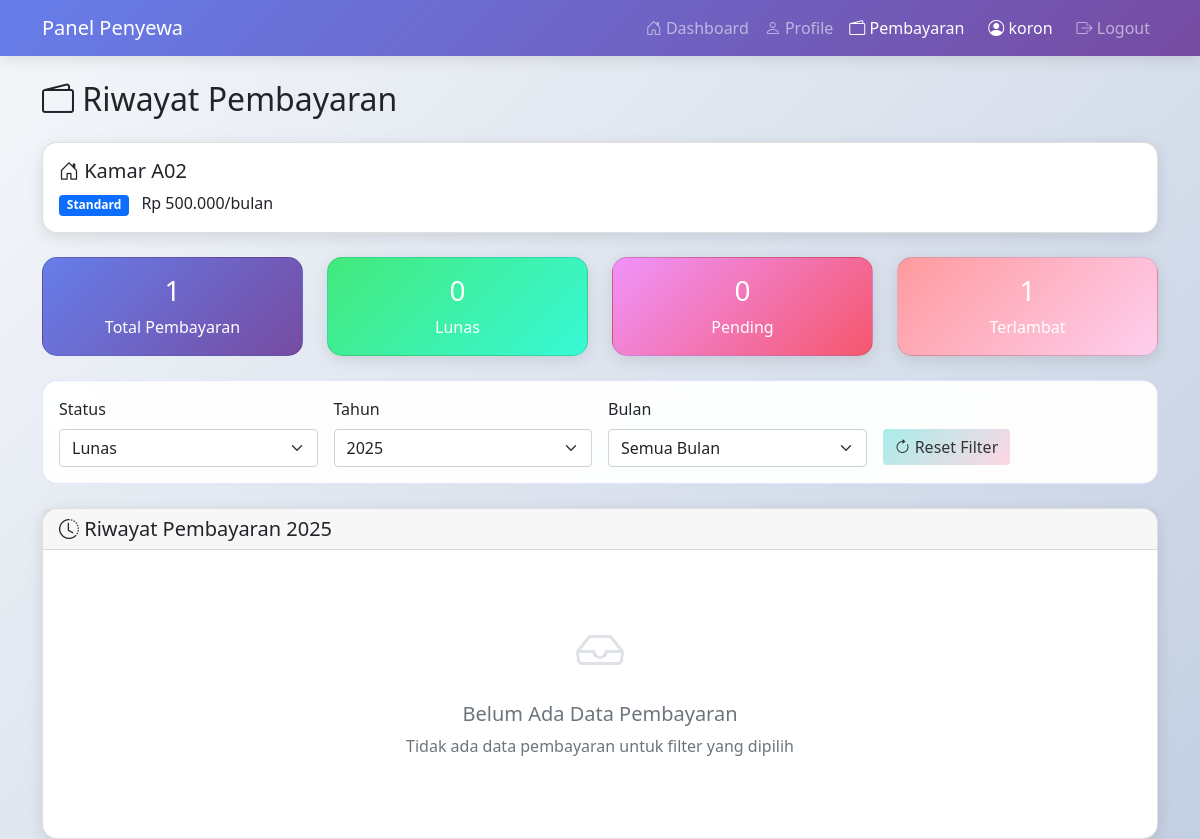
Page /tenant/payments.php?filter_status=paid (signed in) on the earlier database version.
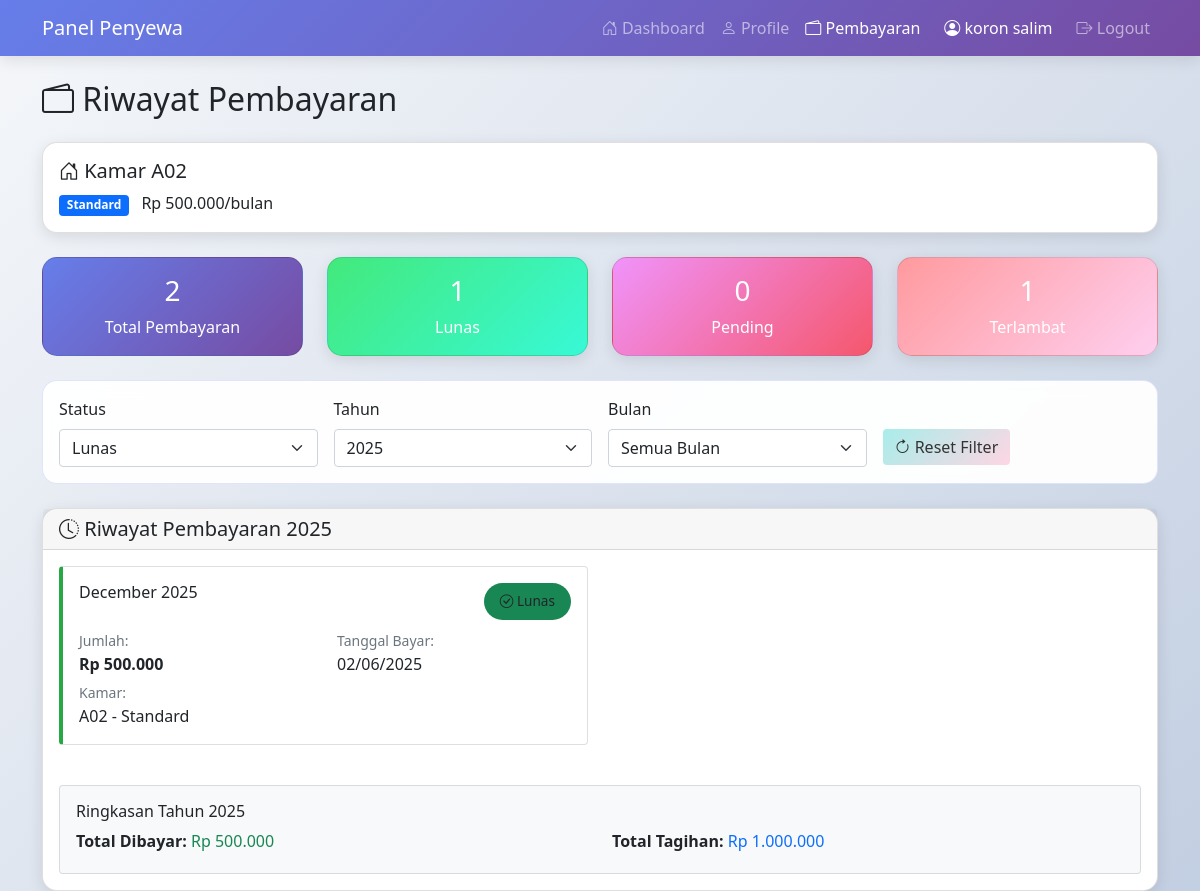
Same page on the later database version.
### tables this page shows
CREATE TABLE `payments` (
  `id` int NOT NULL,
  `tenant_id` int NOT NULL,
  `room_id` int NOT NULL,
  `amount` decimal(10,2) NOT NULL,
  `payment_date` date NOT NULL,
  `payment_month` varchar(7) NOT NULL,
  `status` enum('paid','pending','overdue') DEFAULT 'pending',
  `created_at` timestamp NULL DEFAULT CURRENT_TIMESTAMP
);

CREATE TABLE `rooms` (
  `id` int NOT NULL,
  `room_number` varchar(10) NOT NULL,
  `room_type` varchar(50) NOT NULL,
  `price` decimal(10,2) NOT NULL,
  `status` enum('available','occupied') DEFAULT 'available',
  `description` text,
  `tenant_id` int DEFAULT NULL,
  `created_at` timestamp NULL DEFAULT CURRENT_TIMESTAMP
);

### tenant/payments.php (the view, shortened to what the changed rows need)
<?php
require_once '../config/database.php';
$filter_status = isset($_GET['filter_status']) ? $_GET['filter_status'] : '';
$filter_year = isset($_GET['filter_year']) ? $_GET['filter_year'] : date('Y');
$stmt = $conn->prepare("SELECT * FROM rooms WHERE tenant_id = ?");
$stmt->bind_param("i", $_SESSION['user_id']);
$stmt->execute();
$result = $stmt->get_result();
$my_room = $result->fetch_assoc();
$query = "SELECT p.*, r.room_number, r.room_type, r.price as room_price
          FROM payments p
          JOIN rooms r ON p.room_id = r.id
          WHERE p.tenant_id = ?";
if (!empty($filter_status)) {
    $query .= " AND p.status = ?";
}
if (!empty($filter_year)) {
    $query .= " AND YEAR(p.payment_date) = ?";
}
$query .= " ORDER BY p.payment_date DESC, p.payment_month DESC";
$params = [$_SESSION['user_id']];
$types = 'i';
if (!empty($filter_status)) {
    $params[] = $filter_status;
    $types .= 's';
}
if (!empty($filter_year)) {
    $params[] = $filter_year;
    $types .= 's';
}
$stmt = $conn->prepare($query);
$stmt->bind_param($types, ...$params);
$stmt->execute();
$payments = $stmt->get_result()->fetch_all(MYSQLI_ASSOC);
$stats_query = "SELECT
    COUNT(*) as total_payments,
    SUM(CASE WHEN p.status = 'paid' THEN 1 ELSE 0 END) as paid_count,
    SUM(CASE WHEN p.status = 'pending' THEN 1 ELSE 0 END) as pending_count,
    SUM(CASE WHEN p.status = 'overdue' THEN 1 ELSE 0 END) as overdue_count,
    COALESCE(SUM(CASE WHEN p.status = 'paid' THEN p.amount ELSE 0 END), 0) as total_paid,
    COALESCE(SUM(p.amount), 0) as total_amount
    FROM payments p
    WHERE p.tenant_id = ? AND YEAR(p.payment_date) = ?";
$stmt = $conn->prepare($stats_query);
$stmt->bind_param("is", $_SESSION['user_id'], $filter_year);
$stmt->execute();
$stats = $stmt->get_result()->fetch_assoc();
?>
<!DOCTYPE html>
<html lang="id">
<head>
    <link href="https://cdn.jsdelivr.net/npm/bootstrap@5.1.3/dist/css/bootstrap.min.css" rel="stylesheet">
    <link href="https://cdn.jsdelivr.net/npm/bootstrap-icons@1.8.1/font/bootstrap-icons.css" rel="stylesheet">
</head>
<body>
    <nav class="navbar navbar-expand-lg navbar-dark navbar-modern">
        <div class="container">
            <div class="collapse navbar-collapse" id="navbarNav">
                <div class="navbar-nav ms-auto">
                    <a class="nav-link" href="dashboard.php">
                        <i class="bi bi-house-door"></i> Dashboard
                    </a>
                    <a class="nav-link" href="profile.php">
                        <i class="bi bi-person"></i> Profile
                    </a>
                    <a class="nav-link active" href="payments.php">
                        <i class="bi bi-wallet2"></i> Pembayaran
                    </a>
                    <span class="navbar-text mx-3 text-white">
                        <i class="bi bi-person-circle"></i> <?= htmlspecialchars($_SESSION['full_name']) ?>
                    </span>
                    <a class="nav-link" href="../logout.php">
                        <i class="bi bi-box-arrow-right"></i> Logout
                    </a>
                </div>
            </div>
        </div>
    </nav>
    <div class="container mt-4">
        <div class="row">
            <div class="col-md-12">
                <h2 class="mb-4">
                    <i class="bi bi-wallet2"></i> Riwayat Pembayaran
                </h2>
            </div>
        </div>
        <?php if ($my_room): ?>
            <div class="row mb-4">
                <div class="col-md-12">
                    <div class="card payment-card">
                        <div class="card-body">
                            <div class="row align-items-center">
                                <div class="col-md-8">
                                    <h5 class="card-title">
                                        <i class="bi bi-house-door"></i>
                                        Kamar <?= htmlspecialchars($my_room['room_number']) ?>
                                    </h5>
                                    <p class="card-text">
                                        <span class="badge bg-primary"><?= htmlspecialchars($my_room['room_type']) ?></span>
                                        <span class="ms-2">Rp <?= number_format($my_room['price'], 0, ',', '.') ?>/bulan</span>
                                    </p>
                                </div>
                            </div>
                        </div>
                    </div>
                </div>
            </div>
            <div class="row mb-4">
                <div class="col-md-3">
                    <div class="card stats-card text-white">
                        <div class="card-body text-center">
                            <h3><?= $stats['total_payments'] ?></h3>
                            <p class="mb-0">Total Pembayaran</p>
                        </div>
                    </div>
                </div>
                <div class="col-md-3">
                    <div class="card payment-card bg-success text-white">
                        <div class="card-body text-center">
                            <h3><?= $stats['paid_count'] ?></h3>
                            <p class="mb-0">Lunas</p>
                        </div>
                    </div>
                </div>
                <div class="col-md-3">
                    <div class="card payment-card bg-warning text-white">
                        <div class="card-body text-center">
                            <h3><?= $stats['pending_count'] ?></h3>
                            <p class="mb-0">Pending</p>
                        </div>
                    </div>
                </div>
                <div class="col-md-3">
                    <div class="card payment-card bg-danger text-white">
                        <div class="card-body text-center">
                            <h3><?= $stats['overdue_count'] ?></h3>
                            <p class="mb-0">Terlambat</p>
                        </div>
                    </div>
                </div>
            </div>
            <div class="row mb-4">
                <div class="col-md-12">
                    <div class="card filter-card">
                        <div class="card-body">
                            <form method="GET" class="row g-3">
                                <div class="col-md-3">
                                    <label class="form-label">Status</label>
                                    <select class="form-select" name="filter_status" onchange="this.form.submit()">
                                        <option value="paid" <?= $filter_status == 'paid' ? 'selected' : '' ?>>Lunas</option>
                                    </select>
                                </div>
                                <div class="col-md-3">
                                    <label class="form-label">Tahun</label>
                                    <select class="form-select" name="filter_year" onchange="this.form.submit()">
                                        <?php for($y = date('Y'); $y >= date('Y') - 3; $y--): ?>
                                            <option value="<?= $y ?>" <?= $filter_year == $y ? 'selected' : '' ?>><?= $y ?></option>
                                        <?php endfor; ?>
                                    </select>
                                </div>
                                <div class="col-md-3">
                                    <label class="form-label">Bulan</label>
                                    <select class="form-select" name="filter_month" onchange="this.form.submit()">
                                        <option value="">Semua Bulan</option>
                                    </select>
                                </div>
                                <div class="col-md-3">
                                    <label class="form-label">&nbsp;</label>
                                    <div>
                                        <a href="payments.php" class="btn btn-secondary">
                                            <i class="bi bi-arrow-clockwise"></i> Reset Filter
                                        </a>
                                    </div>
                                </div>
                            </form>
                        </div>
                    </div>
                </div>
            </div>
            <div class="row">
                <div class="col-md-12">
                    <div class="card payment-card">
                        <div class="card-header">
                            <h5 class="mb-0">
                                <i class="bi bi-clock-history"></i>
                                Riwayat Pembayaran <?= $filter_year ?>
                            </h5>
                        </div>
                        <div class="card-body">
                            <?php if (!empty($payments)): ?>
                                <div class="row">
                                    <?php foreach ($payments as $payment): ?>
                                        <div class="col-md-6 mb-3">
                                            <div class="card payment-item <?= $payment['status'] ?> h-100">
                                                <div class="card-body">
                                                    <div class="d-flex justify-content-between align-items-start mb-2">
                                                        <h6 class="card-title">
                                                            <?= date('F Y', strtotime($payment['payment_month'] . '-01')) ?>
                                                        </h6>
                                                        <span class="status-badge
                                                            <?= $payment['status'] == 'paid' ? 'bg-success' :
                                                                ($payment['status'] == 'pending' ? 'bg-warning' : 'bg-danger') ?>">
                                                            <?php if ($payment['status'] == 'paid'): ?>
                                                                <i class="bi bi-check-circle"></i> Lunas
                                                            <?php elseif ($payment['status'] == 'pending'): ?>
                                                                <i class="bi bi-clock"></i> Pending
                                                            <?php else: ?>
                                                                <i class="bi bi-exclamation-circle"></i> Terlambat
                                                            <?php endif; ?>
                                                        </span>
                                                    </div>
                                                    <div class="row">
                                                        <div class="col-6">
                                                            <small class="text-muted">Jumlah:</small>
                                                            <p class="mb-1 fw-bold">Rp <?= number_format($payment['amount'], 0, ',', '.') ?></p>
                                                        </div>
                                                        <div class="col-6">
                                                            <small class="text-muted">Tanggal Bayar:</small>
                                                            <p class="mb-1"><?= date('d/m/Y', strtotime($payment['payment_date'])) ?></p>
                                                        </div>
                                                    </div>
                                                    <div class="row">
                                                        <div class="col-12">
                                                            <small class="text-muted">Kamar:</small>
                                                            <p class="mb-0"><?= $payment['room_number'] ?> - <?= $payment['room_type'] ?></p>
                                                        </div>
                                                    </div>
                                                </div>
                                            </div>
                                        </div>
                                    <?php endforeach; ?>
                                </div>
                                <div class="row mt-4">
                                    <div class="col-md-12">
                                        <div class="card bg-light">
                                            <div class="card-body">
                                                <h6>Ringkasan Tahun <?= $filter_year ?></h6>
                                                <div class="row">
                                                    <div class="col-md-6">
                                                        <p class="mb-1">
                                                            <strong>Total Dibayar:</strong>
                                                            <span class="text-success">Rp <?= number_format($stats['total_paid'], 0, ',', '.') ?></span>
                                                        </p>
                                                    </div>
                                                    <div class="col-md-6">
                                                        <p class="mb-1">
                                                            <strong>Total Tagihan:</strong>
                                                            <span class="text-primary">Rp <?= number_format($stats['total_amount'], 0, ',', '.') ?></span>
                                                        </p>
                                                    </div>
                                                </div>
                                            </div>
                                        </div>
                                    </div>
                                </div>
                            <?php else: ?>
                                <div class="text-center py-5">
                                    <i class="bi bi-inbox" style="font-size: 3rem; color: #dee2e6;"></i>
                                    <h5 class="mt-3 text-muted">Belum Ada Data Pembayaran</h5>
                                    <p class="text-muted">Tidak ada data pembayaran untuk filter yang dipilih</p>
                                </div>
                            <?php endif; ?>
                        </div>
                    </div>
                </div>
            </div>
        <?php endif; ?>
    </div>
</body>
</html>

Differences in the rows shown:
added payments: payment_month "December 2025", status "paid" (drawn), amount "500.000", payment_date "02/06/2025", room.room_number "A02", room.room_type "Standard"
Other differences:
$_SESSION['full_name']: "koron" → "koron salim"
$stats['total_payments']: "1" → "2"
$stats['paid_count']: "0" → "1"
$filter_year: (not shown) → "2025"
$stats['total_paid']: (not shown) → "500.000"
$stats['total_amount']: (not shown) → "1.000.000"
text no longer shown: "Belum Ada Data Pembayaran Tidak ada data pembayaran untuk filter yang dipilih"
text now shown: "Ringkasan Tahun Total Dibayar: Rp Total Tagihan: Rp"
